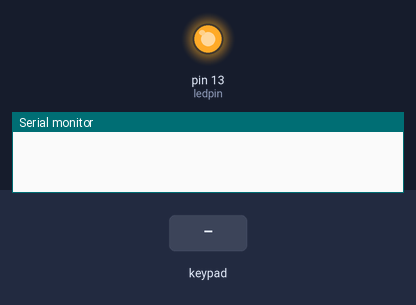
The sketch below on a simulated Arduino Mega 2560, built with avr-gcc and run on an emulated ATmega2560. On the bench: output pins drawn as LEDs (lit = HIGH), the last lines printed to the serial monitor. The inputs (shaded band) are chosen by the test bench.

Above: at 1.2 s.
1.3 s: keypad keys 3 0 2 8 2 6 2 4 * pressed 0.4 s apart
At 5.3 s:
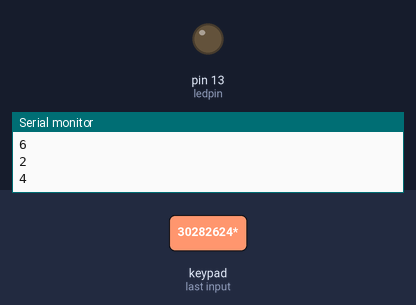
6.4 s: key '#' pressed
At 7.6 s:
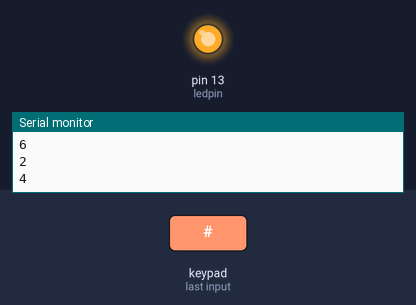
7.9 s: key '*' pressed
At 9.0 s:
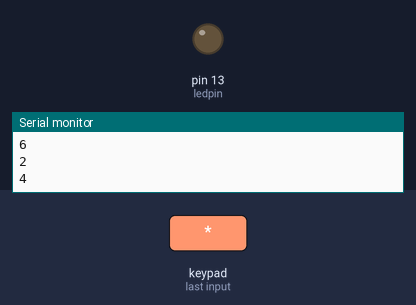
Timing chart, 0 to 10.9 s (numbered marks = the images above; inputs shaded):
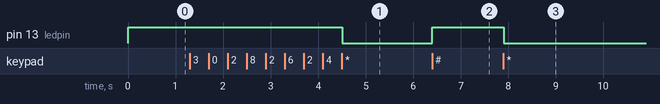

The sketch:

keypad_simple_7cables.ino
```cpp
/*  Keypadtest.pde
 *
 *  Demonstrate the simplest use of the  keypad library.
 *
 *  The first step is to connect your keypad to the
 *  Arduino  using the pin numbers listed below in
 *  rowPins[] and colPins[]. If you want to use different
 *  pins then  you  can  change  the  numbers below to
 *  match your setup.
 *
 */
#include <Keypad.h>

const byte ROWS = 4; // Four rows
const byte COLS = 3; // Three columns
// Define the Keymap
char keys[ROWS][COLS] = {
  {'1','2','3'},
  {'4','5','6'},
  {'7','8','9'},
  {'#','0','*'}
};
// Connect keypad ROW0, ROW1, ROW2 and ROW3 to these Arduino pins.
byte rowPins[ROWS] = { 30, 28, 26, 24 };
// Connect keypad COL0, COL1 and COL2 to these Arduino pins.
byte colPins[COLS] = { 36, 34, 32};

// Create the Keypad
Keypad kpd = Keypad( makeKeymap(keys), rowPins, colPins, ROWS, COLS );

#define ledpin 13

void setup()
{
  pinMode(ledpin,OUTPUT);
  digitalWrite(ledpin, HIGH);
  Serial.begin(9600);
}

void loop()
{
  char key = kpd.getKey();
  if(key)  // Check for a valid key.
  {
    switch (key)
    {
      case '*':
        digitalWrite(ledpin, LOW);
        break;
      case '#':
        digitalWrite(ledpin, HIGH);
        break;
      default:
        Serial.println(key);
    }
  }
}
```

Measured:
- after the input at 1.3 s, pin 13 (ledpin): HIGH → LOW after 3.2 s
- after the input at 6.4 s, pin 13 (ledpin): LOW → HIGH at once
- after the input at 7.9 s, pin 13 (ledpin): HIGH → LOW at once
